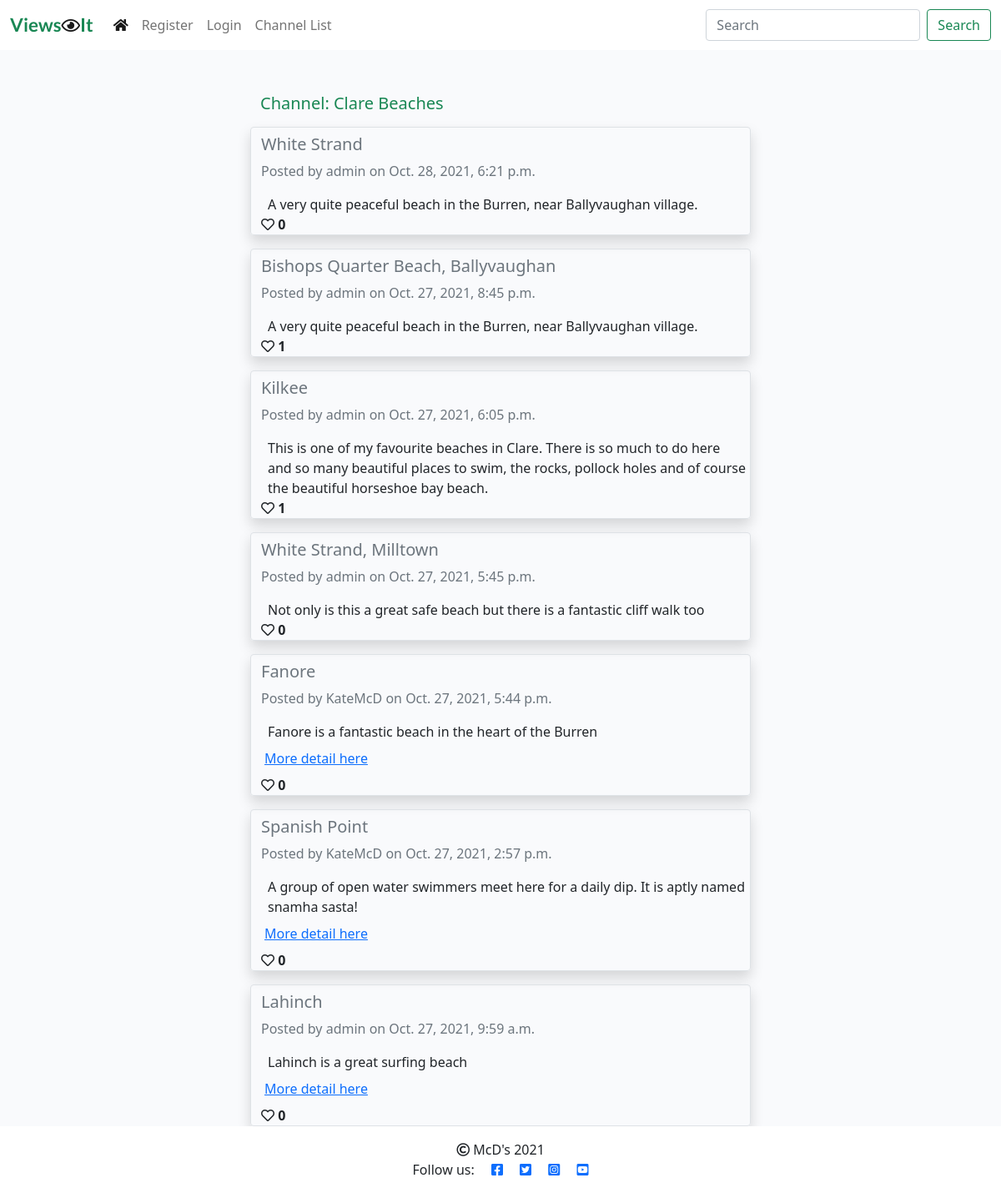
The page /channel_view/clare-beaches/ on the database its author committed.
### viewsit_app/models.py (models this page shows, shortened)
class Channel(models.Model):
    topic = models.CharField(max_length=50)
    topic_url = models.SlugField(max_length=50, unique=True)
    description = models.CharField(max_length=200)
    author = models.ForeignKey(User, on_delete=models.CASCADE,
                               related_name="channels")
    created_on = models.DateTimeField(auto_now_add=True)
    updated_on = models.DateTimeField(auto_now=True)
    status = models.IntegerField(choices=STATUS, default=0)
    class Meta:
        ordering = ['-created_on']

class ChannelPosts(models.Model):
    title = models.CharField(max_length=200)
    slug_url = models.SlugField(max_length=250, unique=True)
    channel = models.ForeignKey(Channel, on_delete=models.CASCADE,
                                related_name='channelposts')
    channel_post = models.CharField(max_length=200, blank=True)
    post_image = CloudinaryField('image', blank=True)
    post_url = models.URLField(max_length=250, blank=True)
    author = models.ForeignKey(User, on_delete=models.CASCADE,
                               related_name="authorposts")
    created_on = models.DateTimeField(auto_now_add=True)
    updated_on = models.DateTimeField(auto_now=True)
    status = models.IntegerField(choices=STATUS, default=0)
    likes = models.ManyToManyField(User, related_name='post_likes', blank=True)
    class Meta:
        ordering = ['-updated_on']
    def number_of_likes(self):
        return self.likes.count()

### viewsit_app/views.py (the view)
# urls.py: path('channel_view/<slug>/', views.ChannelView.as_view(),
class ChannelView(View):
    def get(self, request, slug, *args, **kwargs):
        messages = ()
        channel_topic = ""
        channel_topic_url = ""
        channel_description = ""
        queryset = ""
        try:
            channel = Channel.objects.get(topic_url=slug)
            channel_topic = channel.topic
            channel_topic_url = channel.topic_url
            channel_description = channel.description
            if request.user.is_authenticated:
                queryset = ChannelPosts.objects.filter(
                    Q(channel__exact=channel),
                    Q(status__exact=1) | Q(author__exact=request.user),
                    Q(channel__status__exact=1),
                    ).order_by("-updated_on")
            else:
                queryset = ChannelPosts.objects.filter(
                    Q(channel__exact=channel),
                    Q(status__exact=1),
                    Q(channel__status__exact=1),
                    ).order_by("-updated_on")
        except Channel.DoesNotExist:
            messages = messages + (str("Error: Channel " + slug + " does not exist"),)
        return render(
            request,
            "channel_view.html",
            {
                "channel_topic": channel_topic,
                "channel_topic_url": channel_topic_url,
                "channel_description": channel_description,
                "post_list": queryset,
                "messages": messages,
                "current_user": request.user
            },
        )

### templates/channel_view.html (shortened to what this page needs)
{% extends "base.html" %}
{% block content %}
<div class="container-fluid">
    <div class="row">
        <div class="col-sm-6 mt-3 offset-md-3">
            {% if channel_topic_url %}
                <h5 class="mt-3 text-success">Channel: {{ channel_topic }}</h5>
            {% endif %}
            {% for post in post_list %}
            {% if post.status == 0 %}
                <div class="row border rounded shadow mt-3 unapproved-bg">
            {% else %}
                <div class="row border rounded shadow mt-3">
            {% endif %}
                    <div class="row mt-2"><h5 class="card-title text-muted">{{ post.title }}</h5></div>
                    <div class="col card-text text-secondary">Posted by {{ post.author }} on {{ post.updated_on }}</div>
                    {% if post.channel_post %}
                        <div class="row card-text mt-3 ms-2">{{ post.channel_post }}</div>
                    {% endif %}
                    {% if post.post_url %}
                        <div class="row card-text nav-link"><a href="{{ post.post_url }}" target="_blank">More detail here</a></div>
                    {% endif %}
                    <strong>
                        {% if user.is_authenticated %}
                            {% if channel_topic_url %}
                            <form class="d-inline" action="{% url 'channel_post_like' channel_slug=channel_topic_url post_slug=post.slug_url %}" method="POST">
                            {% else %}
                            <form class="d-inline" action="{% url 'channel_post_like' post_slug=post.slug_url %}" method="POST">
                            {% endif %}
                            {% csrf_token %}
                            {% if not post.number_of_likes == 0 %}
                                <button type="submit" name="blog_post_id" value="{{post.slug_url}}" class="btn-like">
                                    <i class="fas fa-heart"></i>
                                </button>
                            {% else %}
                                <button type="submit" name="blog_post_id" value="{{post.slug_url}}" class="btn-like">
                                    <i class="far fa-heart"></i>
                                </button>
                            {% endif %}
                            </form>
                        {% else %}
                            <span class="text_secondary"><i class="far fa-heart"></i></span>
                        {% endif %}
                        <span class="text_secondary">{{ post.number_of_likes }}</span>
                    </strong>
                </div>
            {% empty %}
                <div><h4>There are no posts to view.</h4></div>
            {% endfor %}
        </div>
    </div>
</div>
{%endblock%}

### static/css/style.css (style rules this page uses)
body { padding-top: 80px; }
.main-bg { background-color: #F9FAFC; }

### rows shown on the page
Channel: topic "Clare Beaches"
ChannelPosts: title "White Strand", author "admin", updated_on "Oct. 28, 2021, 6:21 p.m.", channel_post "A very quite peaceful beach in the Burren, near Ballyvaughan village.", number_of_likes "0"
ChannelPosts: title "Bishops Quarter Beach, Ballyvaughan", author "admin", updated_on "Oct. 27, 2021, 8:45 p.m.", channel_post "A very quite peaceful beach in the Burren, near Ballyvaughan village.", number_of_likes "1"
ChannelPosts: title "Kilkee", author "admin", updated_on "Oct. 27, 2021, 6:05 p.m.", channel_post "This is one of my favourite beaches in Clare. There is so much to do here and so many beautiful places to swim, the rocks, pollock holes and of course the beautiful horseshoe bay beach.", number_of_likes "1"
ChannelPosts: title "White Strand, Milltown", author "admin", updated_on "Oct. 27, 2021, 5:45 p.m.", channel_post "Not only is this a great safe beach but there is a fantastic cliff walk too", number_of_likes "0"
ChannelPosts: title "Fanore", author "KateMcD", updated_on "Oct. 27, 2021, 5:44 p.m.", channel_post "Fanore is a fantastic beach in the heart of the Burren", number_of_likes "0"
ChannelPosts: title "Spanish Point", author "KateMcD", updated_on "Oct. 27, 2021, 2:57 p.m.", channel_post "A group of open water swimmers meet here for a daily dip. It is aptly named snamha sasta!", number_of_likes "0"
ChannelPosts: title "Lahinch", author "admin", updated_on "Oct. 27, 2021, 9:59 a.m.", channel_post "Lahinch is a great surfing beach", number_of_likes "0"
